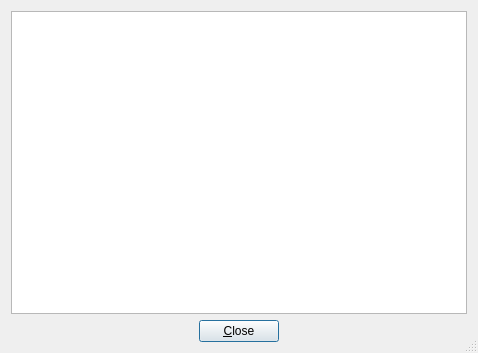
<?xml version="1.0" encoding="UTF-8"?>
<ui version="4.0">
 <class>dialogHelp</class>
 <widget class="QDialog" name="dialogHelp">
  <property name="windowModality">
   <enum>Qt::ApplicationModal</enum>
  </property>
  <property name="geometry">
   <rect>
    <x>0</x>
    <y>0</y>
    <width>478</width>
    <height>353</height>
   </rect>
  </property>
  <property name="windowTitle">
   <string notr="true">TrueOS</string>
  </property>
  <property name="windowIcon">
   <iconset resource="sysinstaller.qrc">
    <normaloff>:/modules/images/systemsettings.png</normaloff>:/modules/images/systemsettings.png</iconset>
  </property>
  <property name="sizeGripEnabled">
   <bool>true</bool>
  </property>
  <property name="modal">
   <bool>true</bool>
  </property>
  <layout class="QGridLayout" name="gridLayout">
   <item row="0" column="0">
    <widget class="QTextEdit" name="textHelp">
     <property name="readOnly">
      <bool>true</bool>
     </property>
    </widget>
   </item>
   <item row="1" column="0">
    <layout class="QHBoxLayout" name="horizontalLayout">
     <item>
      <spacer name="horizontalSpacer">
       <property name="orientation">
        <enum>Qt::Horizontal</enum>
       </property>
       <property name="sizeHint" stdset="0">
        <size>
         <width>40</width>
         <height>20</height>
        </size>
       </property>
      </spacer>
     </item>
     <item>
      <widget class="QPushButton" name="pushClose">
       <property name="text">
        <string>&amp;Close</string>
       </property>
      </widget>
     </item>
     <item>
      <spacer name="horizontalSpacer_2">
       <property name="orientation">
        <enum>Qt::Horizontal</enum>
       </property>
       <property name="sizeHint" stdset="0">
        <size>
         <width>40</width>
         <height>20</height>
        </size>
       </property>
      </spacer>
     </item>
    </layout>
   </item>
  </layout>
 </widget>
 <resources>
  <include location="sysinstaller.qrc"/>
 </resources>
 <connections/>
</ui>
